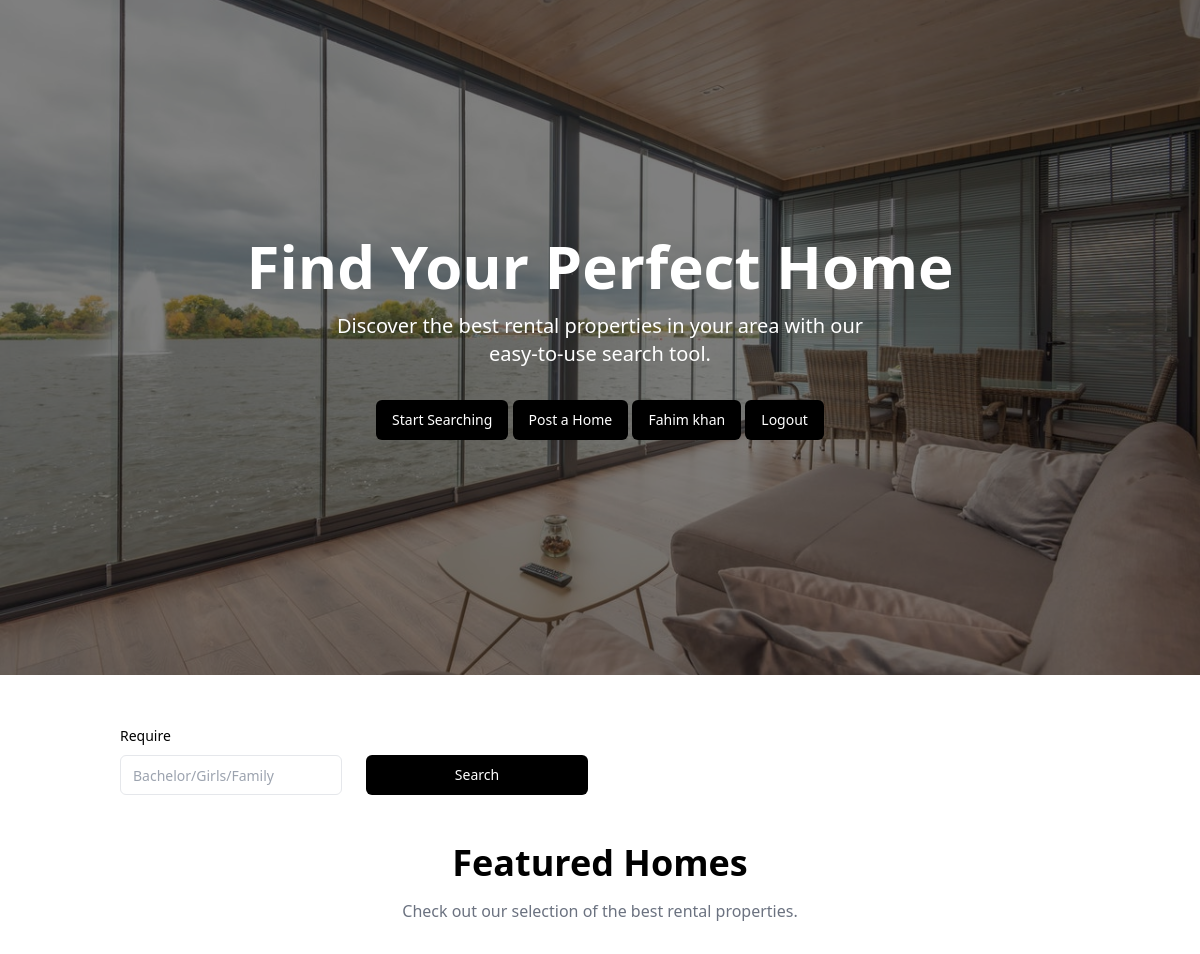
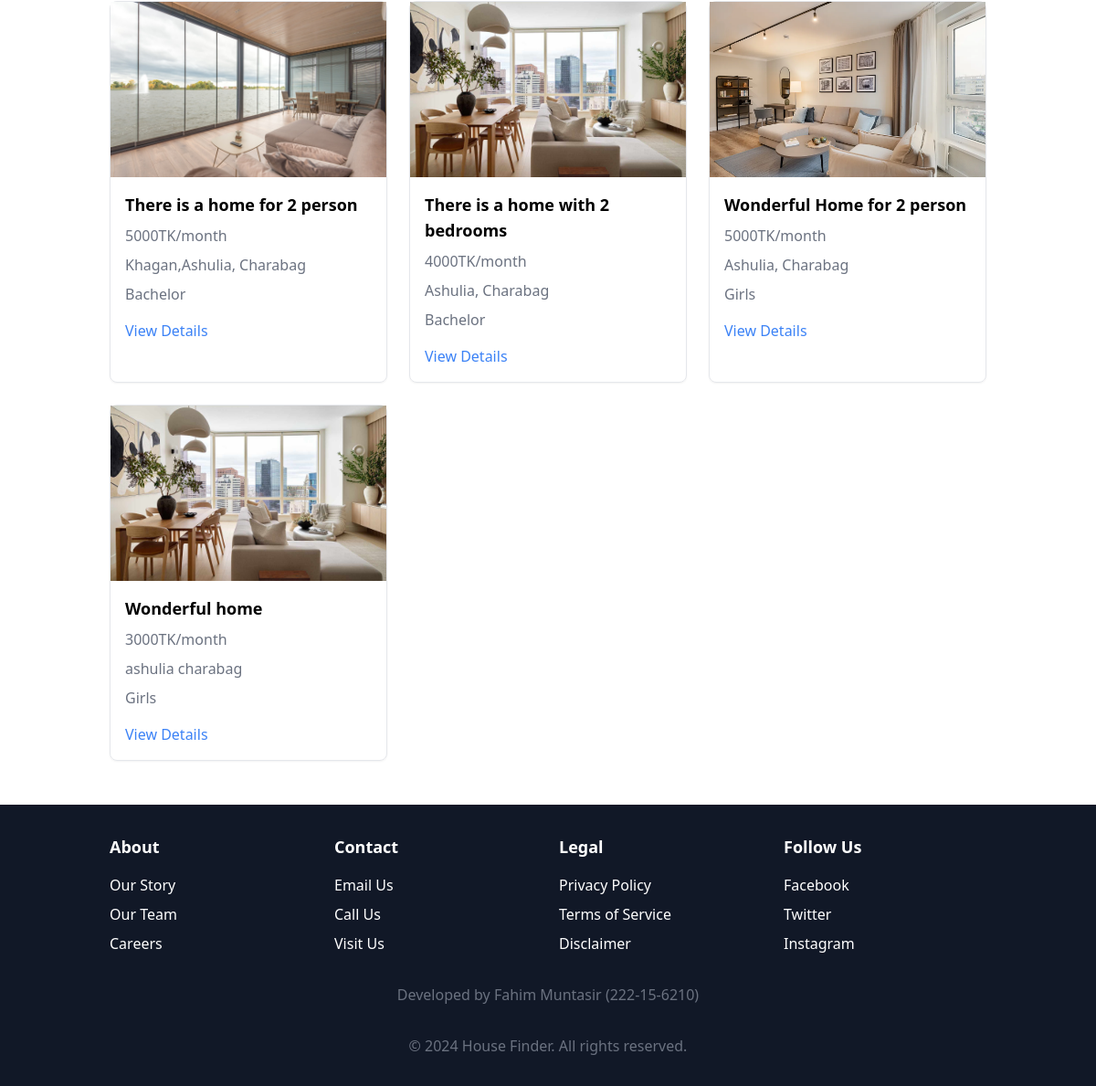
Screenshot of / (signed in) with the database file from the repository (2 pictures, top to bottom).
### houseFinderApp/models.py (models this page shows, shortened)
class user_details(models.Model):
    user = models.OneToOneField(User, on_delete=models.CASCADE)
    product_pic = models.ImageField(upload_to="product_image", null=True, blank=True )
    product_contact = models.IntegerField(null=True, blank=True)
    product_address = models.CharField(max_length=100,null=True, blank=True)
    product_description = models.CharField(max_length=500, null=True, blank=True)
    product_price = models.IntegerField(null=True, blank=True)
    product_title = models.CharField(max_length=500, null=True, blank=True)
    require = models.CharField(max_length=100,null=True, blank=True)
    if_posted = models.IntegerField(null=True, blank=True)
    date = models.DateField(null=True, blank=True)
    address = models.CharField(max_length=200, null=True, blank=True)
    gender = models.CharField(max_length=100,null=True, blank=True)
    description = models.CharField(max_length=500, null=True, blank=True)
    dp = models.ImageField(upload_to="dp_image", null=True, blank=True )

### houseFinderApp/views.py (the view)
# urls.py: path('',index,name='index'),
def index(request):
    queryset = user_details.objects.all()
    if request.GET.get('search'):
        queryset = queryset.filter(require__icontains = request.GET.get('search'))
    context = {'queryset' : queryset}
    return render(request, 'index.html', context)

### houseFinderApp/templates/index.html (shortened to what this page needs)
<!doctype html>
<html lang="en">
<head>
    {%load static%}
    <link rel="stylesheet" href="{% static 'style.css' %}">
</head>
<body>
<div class="relative h-[80vh] w-full overflow-hidden">
    <img
            src="{% static 'public/Hero.jpg'%}"
            alt="Hero Image"
            class="h-full w-full object-cover"
            style="aspect-ratio: 1920 / 1080; object-fit: cover;"
    />
    <div class="absolute inset-0 bg-black/50"></div>
    <div class="absolute inset-0 flex flex-col items-center justify-center px-4 text-center text-white">
        <h1 class="text-4xl font-bold sm:text-5xl md:text-6xl">Find Your Perfect Home</h1>
        <p class="mt-4 max-w-xl text-lg md:text-xl">
            Discover the best rental properties in your area with our easy-to-use search tool.
        </p>
        <div class="mt-8">
            <button class="inline-flex items-center justify-center whitespace-nowrap rounded-md text-sm font-medium ring-offset-background transition-colors focus-visible:outline-none focus-visible:ring-2 focus-visible:ring-ring focus-visible:ring-offset-2 disabled:pointer-events-none disabled:opacity-50 bg-black text-primary-foreground hover:bg-primary/90 h-10 px-4 py-2">
                <a href="#search22" style="text-decoration: none; color: white;">Start Searching</a>
            </button>
            <button class="inline-flex items-center justify-center whitespace-nowrap rounded-md text-sm font-medium ring-offset-background transition-colors focus-visible:outline-none focus-visible:ring-2 focus-visible:ring-ring focus-visible:ring-offset-2 disabled:pointer-events-none disabled:opacity-50 bg-black text-primary-foreground hover:bg-primary/90 h-10 px-4 py-2">
                <a href="/post/" style="text-decoration: none; color: white;">Post a Home</a>
            </button>
            {% if request.user.is_authenticated %}
            <button class="inline-flex items-center justify-center whitespace-nowrap rounded-md text-sm font-medium ring-offset-background transition-colors focus-visible:outline-none focus-visible:ring-2 focus-visible:ring-ring focus-visible:ring-offset-2 disabled:pointer-events-none disabled:opacity-50 bg-black text-primary-foreground hover:bg-primary/90 h-10 px-4 py-2">
                <a href="/profile1/{{request.user.username}}/" style="text-decoration: none; color: white;">{{ request.user.first_name }} {{ request.user.last_name }}</a>
            </button>
            <button class="inline-flex items-center justify-center whitespace-nowrap rounded-md text-sm font-medium ring-offset-background transition-colors focus-visible:outline-none focus-visible:ring-2 focus-visible:ring-ring focus-visible:ring-offset-2 disabled:pointer-events-none disabled:opacity-50 bg-black text-primary-foreground hover:bg-primary/90 h-10 px-4 py-2">
                <a href="/logout_page/" style="text-decoration: none; color: white;">Logout</a>
            </button>
            {% endif %}
        </div>
    </div>
</div>
<form enctype="multipart/form-data">
<div class="container mx-auto my-12 px-4 sm:px-6 lg:px-8">
    <div class="grid grid-cols-1 gap-6 sm:grid-cols-2 md:grid-cols-4">
        <div class="space-y-2">
            <label
                    class="text-sm font-medium leading-none peer-disabled:cursor-not-allowed peer-disabled:opacity-70"
                    for="bedrooms"
            >
                Require
            </label>
            <input
                    class="flex h-10 w-full rounded-md border border-input bg-background px-3 py-2 text-sm ring-offset-background file:border-0 file:bg-transparent file:text-sm file:font-medium placeholder:text-muted-foreground focus-visible:outline-none focus-visible:ring-2 focus-visible:ring-ring focus-visible:ring-offset-2 disabled:cursor-not-allowed disabled:opacity-50"
                    id="bedrooms"
                    placeholder="Bachelor/Girls/Family"
                    name="search"
            />
        </div>
        <div class="flex items-end">
            <button id="search22" type="search" class="inline-flex items-center justify-center whitespace-nowrap rounded-md text-sm font-medium ring-offset-background transition-colors focus-visible:outline-none focus-visible:ring-2 focus-visible:ring-ring focus-visible:ring-offset-2 disabled:pointer-events-none disabled:opacity-50 bg-black text-white hover:bg-primary/90 h-10 px-4 py-2 w-full">
                Search
            </button>
        </div>
    </div>
</div>
</form>
<div class="container mx-auto my-12 px-4 sm:px-6 lg:px-8">
    <div class="mb-8 text-center">
        <h2 class="text-3xl font-bold sm:text-4xl" id="featured_home">Featured Homes</h2>
        <p class="mt-4 text-gray-500">Check out our selection of the best rental properties.</p>
    </div>
    <div class="grid grid-cols-1 gap-6 sm:grid-cols-2 lg:grid-cols-3">
        {% for q in queryset %}
        {% if q.if_posted %}
        <div class="rounded-lg border bg-card text-card-foreground shadow-sm" data-v0-t="card">
            <img
                    src="/media/{{q.product_pic}}"
                    alt="Home 1"
                    class="h-48 w-full object-cover"
                    style="aspect-ratio: 400 / 300; object-fit: cover;"
            />
            <div class="p-4">
                <h3 class="text-lg font-bold">{{q.product_title}}</h3>
                <p class="mt-2 text-gray-500">{{q.product_price}}TK/month</p>
                <p class="mt-2 text-gray-500">{{q.product_address}}</p>
                <p class="mt-2 text-gray-500">{{q.require}}</p>
                <div class="mt-4">
                    <a class="text-blue-500 hover:underline" href="/product_page/{{q.id}}/">
                        View Details
                    </a>
                </div>
            </div>
        </div>
        {% endif %}
        {% endfor %}
    </div>
</div>
<footer class="bg-gray-900 py-8 text-white">
    <div class="container mx-auto px-4 sm:px-6 lg:px-8">
        <div class="grid grid-cols-1 gap-6 sm:grid-cols-2 md:grid-cols-4">
            <div>
                <h4 class="text-lg font-bold">About</h4>
                <ul class="mt-4 space-y-2">
                    <li>
                        <a class="hover:underline" href="#">
                            Our Story
                        </a>
                    </li>
                    <li>
                        <a class="hover:underline" href="#">
                            Our Team
                        </a>
                    </li>
                    <li>
                        <a class="hover:underline" href="#">
                            Careers
                        </a>
                    </li>
                </ul>
            </div>
            <div>
                <h4 class="text-lg font-bold">Contact</h4>
                <ul class="mt-4 space-y-2">
                    <li>
                        <a class="hover:underline" href="#">
                            Email Us
                        </a>
                    </li>
                    <li>
                        <a class="hover:underline" href="#">
                            Call Us
                        </a>
                    </li>
                    <li>
                        <a class="hover:underline" href="#">
                            Visit Us
                        </a>
                    </li>
                </ul>
            </div>
            <div>
                <h4 class="text-lg font-bold">Legal</h4>
                <ul class="mt-4 space-y-2">
                    <li>
                        <a class="hover:underline" href="#">
                            Privacy Policy
                        </a>
                    </li>
                    <li>
                        <a class="hover:underline" href="#">
                            Terms of Service
                        </a>
                    </li>
                    <li>
                        <a class="hover:underline" href="#">
                            Disclaimer
                        </a>
                    </li>
                </ul>
            </div>
            <div>
                <h4 class="text-lg font-bold">Follow Us</h4>
                <ul class="mt-4 space-y-2">
                    <li>
                        <a class="hover:underline" href="#">
                            Facebook
                        </a>
                    </li>
                    <li>
                        <a class="hover:underline" href="#">
                            Twitter
                        </a>
                    </li>
                    <li>
                        <a class="hover:underline" href="#">
                            Instagram
                        </a>
                    </li>
                </ul>
            </div>
        </div>
        <div class="mt-8 text-center text-gray-500">Developed by Fahim Muntasir (222-15-6210)</div>
        <div class="mt-8 text-center text-gray-500">© 2024 House Finder. All rights reserved.</div>
    </div>
</footer>
</body>
</html>

### rows the page displays
user_details: product_pic (picture), product_title "There is a home for 2 person", product_price "5000", product_address "Khagan,Ashulia, Charabag", require "Bachelor"
user_details: product_pic (picture), product_title "There is a home with 2 bedrooms", product_price "4000", product_address "Ashulia, Charabag", require "Bachelor"
user_details: product_pic (picture), product_title "Wonderful Home for 2 person", product_price "5000", product_address "Ashulia, Charabag", require "Girls"
user_details: product_pic (picture), product_title "Wonderful home", product_price "3000", product_address "ashulia charabag", require "Girls"

### other values shown
{{ request.user.first_name }} "Fahim"
{{ request.user.last_name }} "khan"
